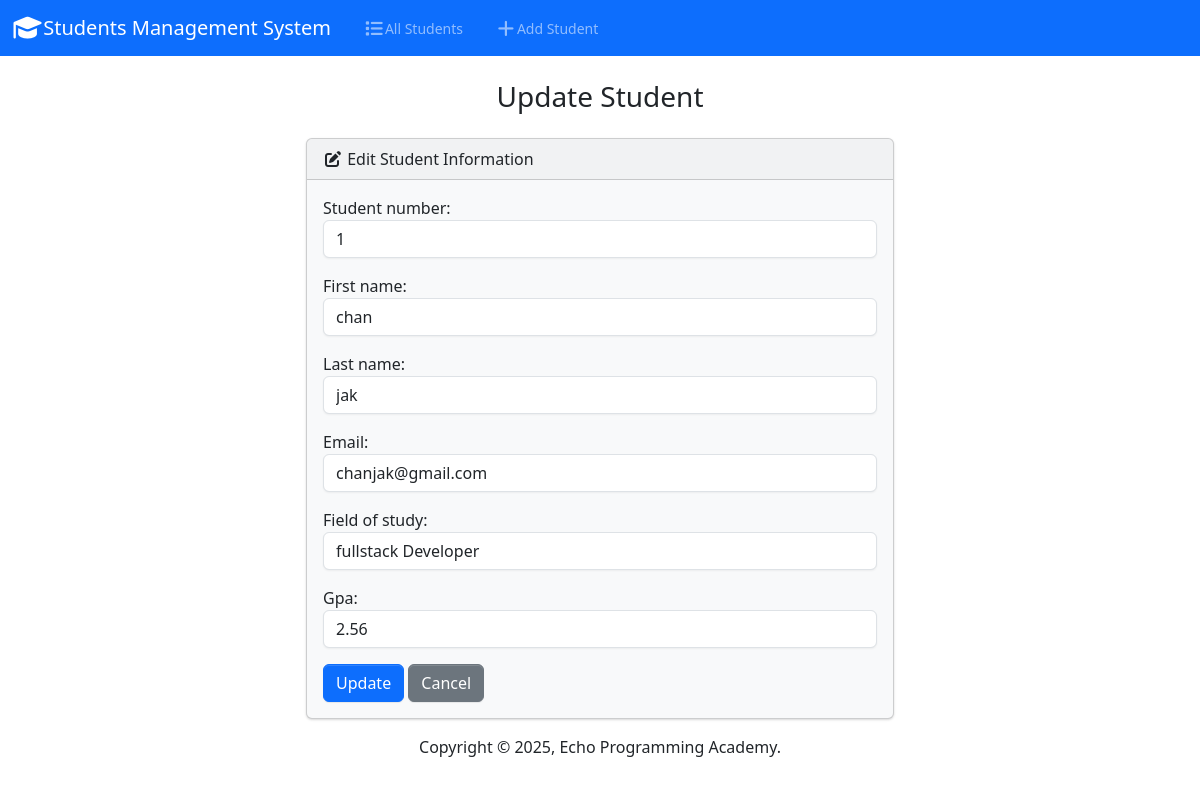
Screenshot of /edit/1 with the database file from the repository.
### students/models.py (models this page shows, shortened)
class Student(models.Model):
    student_number= models.PositiveBigIntegerField()
    first_name = models.CharField(max_length=30)
    last_name = models.CharField(max_length=30)
    email = models.EmailField(unique=True)
    field_of_study = models.CharField(max_length=50)
    gpa=models.FloatField()

### students/views.py (the view, shortened to what this page needs)
# urls.py: path('edit/<int:id>', views.edit, name='edit'),
def edit(request, id):
    student = Student.objects.get(pk=id)
    if request.method != 'POST':
        form = StudentForm(instance=student)
        return render(request, 'students/edit.html', {'form': form, 'student': student})

### students/form.py
class StudentForm(forms.ModelForm):
    class Meta:
        model = Student
        fields = ['student_number', 'first_name', 'last_name', 'email', 'field_of_study', 'gpa']
        Labels = {
            'student_number': 'Student Number',
            'first_name': 'First Name',
            'last_name': 'Last Name',
            'email': 'Email Address',
            'field_of_study': 'Field of Study',
            'gpa': 'GPA',
        }
        widgets = {
            'student_number': forms.NumberInput(attrs={'class': 'form-control'}),
            'first_name': forms.TextInput(attrs={'class': 'form-control'}),
            'last_name': forms.TextInput(attrs={'class': 'form-control'}),
            'email': forms.EmailInput(attrs={'class': 'form-control'}),
            'field_of_study': forms.TextInput(attrs={'class': 'form-control'}),
            'gpa': forms.NumberInput(attrs={'class': 'form-control', 'step': '0.01'}),
        }

### students/templates/students/edit.html (shortened to what this page needs)
{% extends 'students/base.html' %}
{% block body %}
<h3 class="text-center m-4">Update Student</h3>
{% if success %}
<div class="alert alert-success" role="alert">
    The student updated successfully
    <a href="{% url 'index' %}" class="alert-link">Go to Home Page.</a>
</div>
{% else %}
    <div class="row justify-content-center">
        <div class="col-6">
            <div class="card bg-light mb-3">
            <div class="card-header">
                <i class="fa-solid fa-pen-to-square"></i>
                Edit Student Information
            </div>
                <div class="card-body">
                    <form action="{% url 'edit' student.id %}" method="post">
                        {{ form.as_p }}
                        <button type="submit" class="btn btn-primary">Update </button>
                        <a href="{% url 'index' %}" class="btn btn-secondary">Cancel</a>
                    </form>
         </div>
        </div>
        </div>
     </div>
    {% endif %}
    {% endblock%}

### rows the page displays
Student: student_number "1", first_name "chan", last_name "jak", email "chanjak@gmail.com", field_of_study "fullstack Developer", gpa "2.56"
